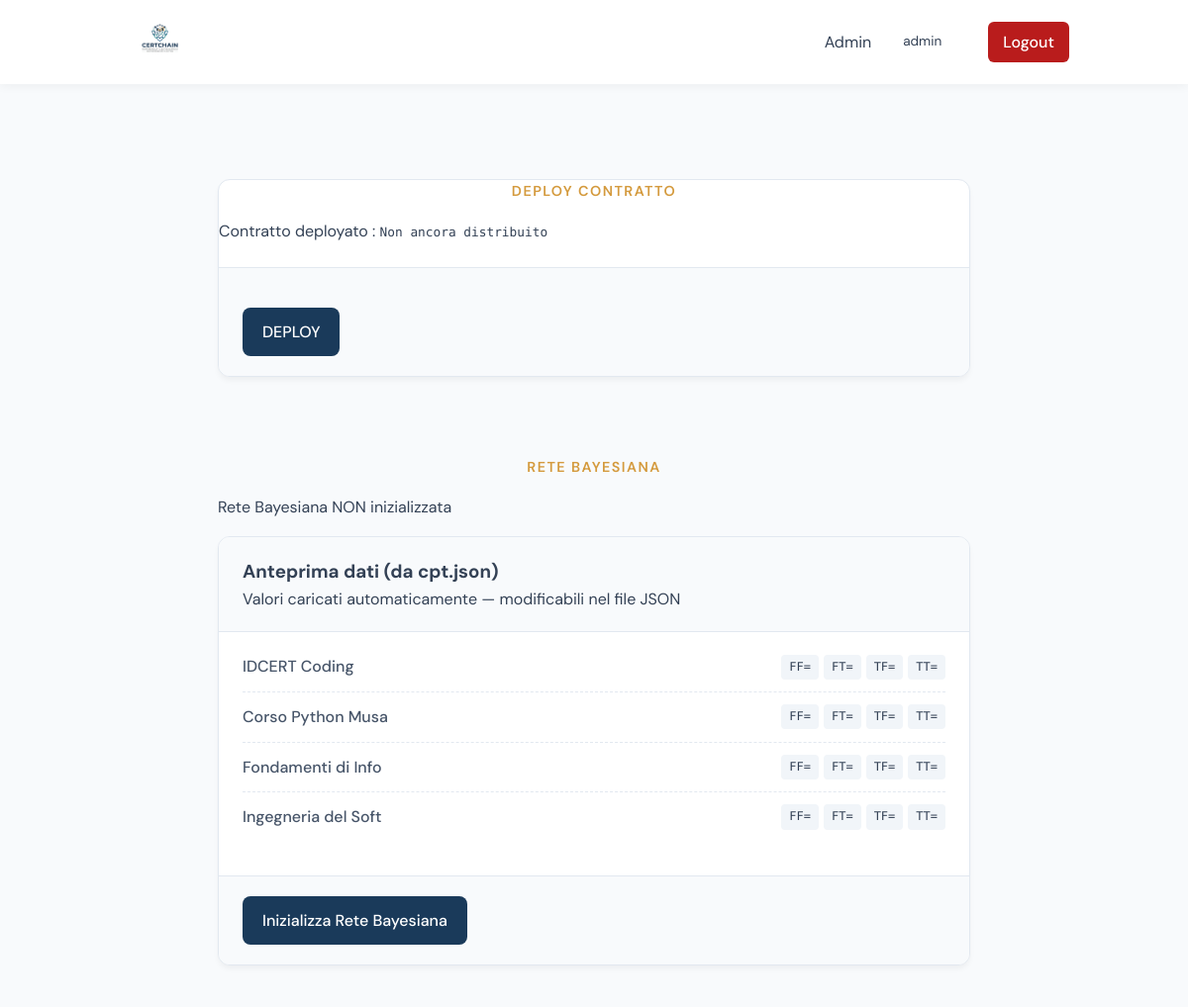
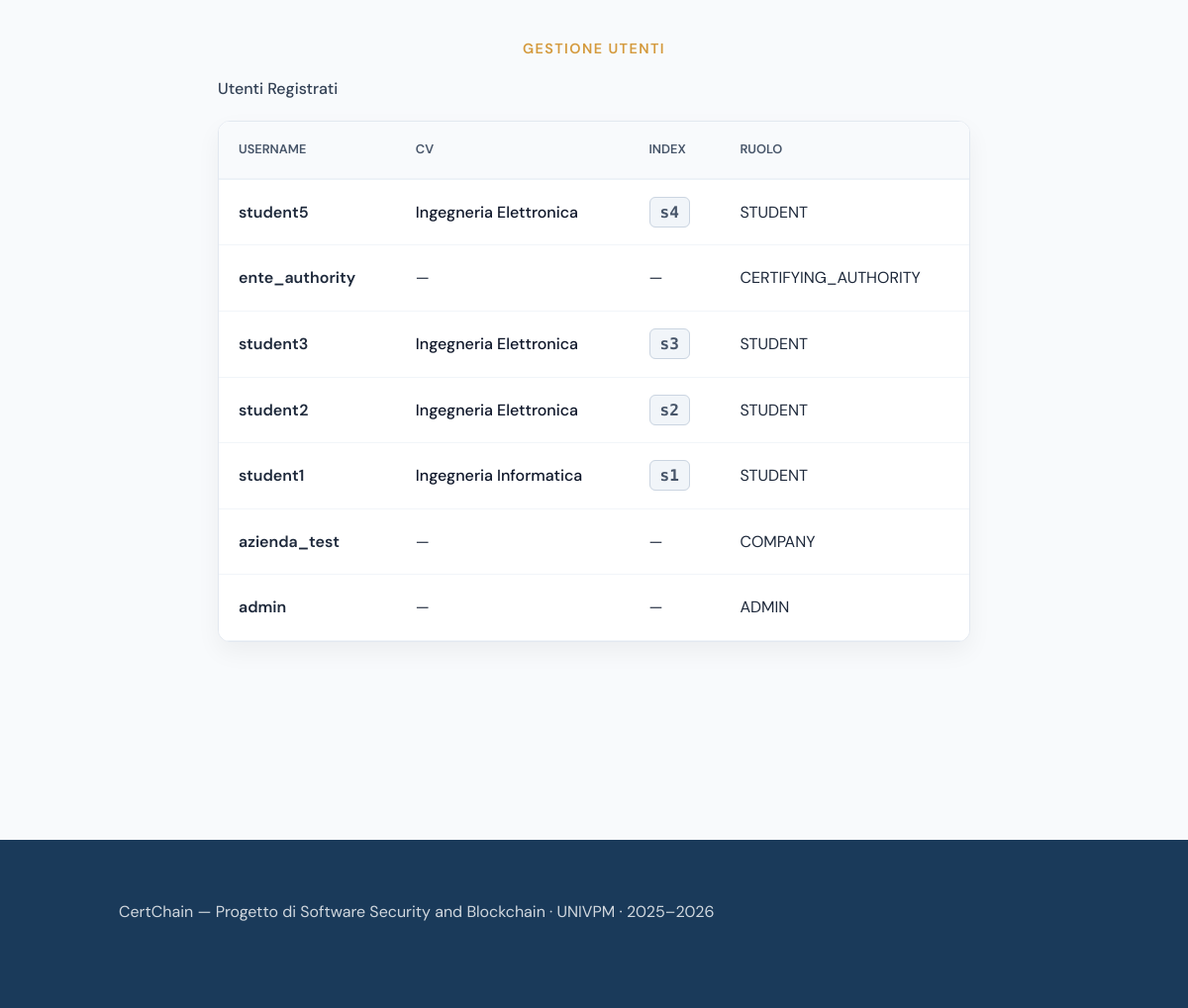
The app's page /dashboard/admin/ (signed in) with its own data (2 pictures, top to bottom).
### certchain/models.py (models this page shows, shortened)
class CustomUser(AbstractBaseUser, PermissionsMixin):
    class Role(models.TextChoices):
        ADMIN                = 'ADMIN',                'Amministratore'
        CERTIFYING_AUTHORITY = 'CERTIFYING_AUTHORITY', 'Ente Certificatore'
        STUDENT              = 'STUDENT',              'Studente'
        COMPANY              = 'COMPANY',              'Azienda' # <--- Aggiunta Azienda
    username   = models.CharField(max_length=150, unique=True)
    email      = models.EmailField(unique=True)
    role       = models.CharField(
        max_length=30,
        choices=Role.choices,
        editable=False,
    )
    student_index = models.PositiveIntegerField(null=True, blank=True, help_text="Indice per i file JSON (es. 1 per s1)")
    wallet_address = models.CharField(max_length=42, unique=True, null=True, blank=True, help_text="Indirizzo del wallet Ethereum/MetaMask")
    is_active  = models.BooleanField(default=True)
    is_staff   = models.BooleanField(default=False)
    date_joined = models.DateTimeField(default=timezone.now)
    USERNAME_FIELD  = 'username'
    REQUIRED_FIELDS = ['email']
    objects = CustomUserManager()
    def is_admin(self):
        return self.role == self.Role.ADMIN

### certchain/views.py (the view, shortened to what this page needs)
# urls.py: path('dashboard/admin/',      views.dashboard_admin,    name='dashboard_admin'),
@login_required
def dashboard_admin(request):
    if not request.user.is_admin():
        return redirect('home')
    cpt_path = os.path.join(settings.BASE_DIR, 'data', 'json', 'cpt.json')
    cpt_data = {}
    if os.path.exists(cpt_path):
        try:
            with open(cpt_path, 'r') as f:
                cpt_data = json.load(f)
        except Exception as e:
            print(f"Errore lettura cpt.json: {e}")
    addr_path = os.path.join(settings.BASE_DIR, 'blockchain', 'contract_address.json')
    contract_address = "Non ancora distribuito"
    is_initialized = False
    all_users = CustomUser.objects.all().order_by('-date_joined')
    for u in all_users:
        u.cv_display = "—" # Valore di default
        if u.role == 'STUDENT' and u.student_index:
            cv_file_path = os.path.join(settings.BASE_DIR, 'data', 'json', f'cv_inserito_s{u.student_index}.json')
            if os.path.exists(cv_file_path):
                try:
                    with open(cv_file_path, 'r') as f:
                        cv_json = json.load(f)
                        valore_cv = cv_json.get('CV')
                        if valore_cv == 1:
                            u.cv_display = "Ingegneria Informatica"
                        elif valore_cv == 2:
                            u.cv_display = "Ingegneria Elettronica"
                        else:
                            u.cv_display = f"CV ID: {valore_cv}"
                except Exception as e:
                    print(f"Errore lettura JSON per {u.username}: {e}")
    return render(request, 'certchain/dashboard_admin.html', {
        'user': request.user,
        'token': request.session.get('access_token', ''),
        'cpt': cpt_data,
        'is_initialized': is_initialized,
        'contract_address': contract_address,
        'users_list': all_users, # Ora gli oggetti u hanno l'attributo u.cv_display
    })

### certchain/templates/certchain/dashboard_admin.html (shortened to what this page needs)
{% load static %}
<!DOCTYPE html>
<html lang="it">
<head>
  <link rel="stylesheet" href="{% static 'certchain/css/style.css' %}">
</head>
<body>
  <nav class="navbar">
    <div class="nav-logo">
      <img src="{% static 'certchain/img/logo.png' %}" alt="CertChain" class="nav-logo-img"/>
    </div>
    <div class="nav-links">
      <span class="role-badge">Admin</span>
      <span style="font-size:0.85rem; color:var(--text-secondary);">{{ user.username }}</span>
      <a href="{% url 'logout' %}" class="btn-nav danger" style="background: #b91c1c; margin-left:15px; text-decoration: none; color: white; padding: 8px 15px; border-radius: 6px;">Logout</a>
    </div>
  </nav>
    <main class="main-content single" style="margin-left: 0; max-width: 1000px; margin: 0 auto; padding: 40px 10%;">
    <section class="section" style="padding: 40px 0;">
      <div class="form-card">
         <div class="section-label">Deploy Contratto</div>
        {% if contract_address %}
            <div class="alert-success">
            Contratto deployato :
            <code style="font-family:var(--font-mono); font-size:0.8rem;">
                {{ contract_address }}
            </code>
            </div>
        {% else %}
            <div class="alert-warning">Contratto non ancora deployato</div>
        {% endif %}
        <div class="form-actions" style="margin-top:1.5rem;">
        <form method="post" action="/deploy/" style="margin-top:20px;">
          <button  type="submit" class="btn-primary">
            DEPLOY
          </button>
        </form>
      </div>
      </div>
    </section>
      <section class="section" style="padding: 40px 0;">
        <div class="section-label">Rete Bayesiana</div>
        {% if is_initialized %}
          <div class="alert-success">Rete Bayesiana inizializzata</div>
        {% else %}
          <div class="alert-warning">Rete Bayesiana NON inizializzata</div>
        {% endif %}
        <div class="form-card">
          <div class="form-card-header">
            <div>
              <h3>Anteprima dati (da cpt.json)</h3>
              <p>Valori caricati automaticamente — modificabili nel file JSON</p>
            </div>
          </div>
          <div class="cpt-preview">
            <div class="cpt-row">
              <span class="cpt-name">IDCERT Coding</span>
              <span class="cpt-label ff">FF={{ cpt.IDCERT.FF }}</span>
              <span class="cpt-label ft">FT={{ cpt.IDCERT.FT }}</span>
              <span class="cpt-label tf">TF={{ cpt.IDCERT.TF }}</span>
              <span class="cpt-label tt">TT={{ cpt.IDCERT.TT }}</span>
            </div>
            <div class="cpt-row">
              <span class="cpt-name">Corso Python Musa</span>
              <span class="cpt-label ff">FF={{ cpt.CorsoPy.FF }}</span>
              <span class="cpt-label ft">FT={{ cpt.CorsoPy.FT }}</span>
              <span class="cpt-label tf">TF={{ cpt.CorsoPy.TF }}</span>
              <span class="cpt-label tt">TT={{ cpt.CorsoPy.TT }}</span>
            </div>
            <div class="cpt-row">
              <span class="cpt-name">Fondamenti di Info</span>
              <span class="cpt-label ff">FF={{ cpt.FondInfo.FF }}</span>
              <span class="cpt-label ft">FT={{ cpt.FondInfo.FT }}</span>
              <span class="cpt-label tf">TF={{ cpt.FondInfo.TF }}</span>
              <span class="cpt-label tt">TT={{ cpt.FondInfo.TT }}</span>
            </div>
            <div class="cpt-row">
              <span class="cpt-name">Ingegneria del Soft</span>
              <span class="cpt-label ff">FF={{ cpt.IngSoft.FF }}</span>
              <span class="cpt-label ft">FT={{ cpt.IngSoft.FT }}</span>
              <span class="cpt-label tf">TF={{ cpt.IngSoft.TF }}</span>
              <span class="cpt-label tt">TT={{ cpt.IngSoft.TT }}</span>
            </div>
          </div>
          <div class="form-actions" style="margin-top:1.5rem;">
            <form method="post" action="{% url 'init_bn' %}" onsubmit="alert('Invio richiesta inizializzazione...')">
              <button type="submit" class="btn-primary">Inizializza Rete Bayesiana</button>
            </form>
          </div>
        </div>
      </section>
      <section class="section" style="padding: 40px 0;">
        <div class="section-label">Gestione Utenti</div>
        <h3 style="font-size:1rem; font-weight:500; margin-bottom:1rem;">   Utenti Registrati</h3>
<div class="table-container">
    <table class="admin-table">
        <thead>
            <tr>
                <th>Username</th>
                <th>CV</th>
                <th>Index</th>
                <th>Ruolo</th>
            </tr>
        </thead>
        <tbody>
            {% for u in users_list %}
            <tr>
                <td style="font-weight: 600;">{{ u.username }}</td>
                <td>
                    {% if u.student_index %}
                        <span class="cv-text">{{ u.cv_display }}</span>
                    {% else %}
                        <span class="empty-state">—</span>
                    {% endif %}
                </td>
                <td>
                    {% if u.student_index %}
                        <span class="index-chip">s{{ u.student_index }}</span>
                    {% else %}
                        <span class="empty-state">—</span>
                    {% endif %}
                </td>
                <td>
                    <span class="role-badge role-{{ u.role|lower }}">
                        {{ u.role }}
                    </span>
                </td>
            </tr>
            {% empty %}
            <tr>
                <td colspan="5" style="text-align:center; padding:3rem; color:#94a3b8;">
                    Nessun utente nel sistema.
                </td>
            </tr>
            {% endfor %}
        </tbody>
    </table>
</div>
      </section>
    </main>
  <footer class="footer footer--full">
    <div class="footer-content">
      <div class="footer-desc">
        <p>CertChain — Progetto di Software Security and Blockchain · UNIVPM · 2025–2026</p>
      </div>
    </div>
  </footer>
</body>
</html>

### certchain/static/certchain/css/style.css (style rules this page uses)
:root { --primary-blue: #1a3a5a; --accent-gold: #d49a3d; --accent-teal: #2a7a82; --bg-light: #f8fafc; --white: #ffffff; --text-main: #334155; --text-muted: #64748b; --font-sans: 'DM Sans', sans-serif; --font-mono: 'DM Mono', monospace; --transition: all 0.3s ease; }
* { margin: 0; padding: 0; box-sizing: border-box; }
body { font-family: var(--font-sans); background-color: var(--bg-light); color: var(--text-main); line-height: 1.6; overflow-x: hidden; }
.navbar { display: flex; justify-content: space-between; align-items: center; padding: 1rem 10%; background: var(--white); box-shadow: 0 2px 10px rgba(0,0,0,0.05); position: sticky; top: 0; z-index: 1000; }
.nav-logo-img { height: 45px; width: auto; }
.nav-links { display: flex; align-items: center; gap: 2rem; }
.nav-links a { text-decoration: none; color: var(--text-main); font-weight: 500; transition: var(--transition); }
.btn-nav { background: var(--primary-blue); color: white; border: none; padding: 0.6rem 1.2rem; border-radius: 6px; cursor: pointer; font-family: var(--font-sans); font-weight: 500; transition: var(--transition); }
.section { padding: 100px 10%; }
.section-label { text-transform: uppercase; letter-spacing: 0.1em; color: var(--accent-gold); font-weight: 600; font-size: 0.9rem; margin-bottom: 1rem; display: block; text-align: center; }
.footer { background: var(--primary-blue); color: rgba(255,255,255,0.8); padding: 60px 10%; margin-top: 100px; }
.footer-content { max-width: 900px; }
.footer-desc p { margin-bottom: 1.5rem; }
.btn-primary { background: var(--primary-blue); color: white; border: none; padding: 14px 20px; border-radius: 8px; font-size: 1rem; font-weight: 500; cursor: pointer; transition: var(--transition); font-family: var(--font-sans); }
.main-content { margin-left: 240px; padding: 40px; }
.section { width: 100%; max-width: 1100px; margin: 0 auto; }
.table-container { background: #ffffff !important; border-radius: 12px; box-shadow: 0 10px 25px rgba(0, 0, 0, 0.05); border: 1px solid #e2e8f0; margin: 20px 0; width: 100%; overflow: hidden; }
.admin-table { width: 100%; border-collapse: collapse; text-align: left; background: white; }
.admin-table thead { background-color: #f8fafc; border-bottom: 2px solid #edf2f7; }
.admin-table th { padding: 18px 20px; font-weight: 600; color: #475569; font-size: 0.8rem; text-transform: uppercase; }
.admin-table td { padding: 20px; border-bottom: 1px solid #f1f5f9; color: #1e293b; vertical-align: middle; }
.index-chip { font-family: 'DM Mono', monospace; background: #f1f5f9; color: #475569; padding: 5px 10px; border-radius: 6px; font-weight: 600; border: 1px solid #cbd5e1; }
.cv-text { font-weight: 500; color: #0f172a; }
.form-card { background: white !important; border-radius: 12px; border: 1px solid #e2e8f0; box-shadow: 0 4px 6px -1px rgba(0, 0, 0, 0.05); margin-top: 1rem; overflow: hidden; }
.form-card-header { display: flex; align-items: center; gap: 15px; padding: 20px 24px; background-color: #f8fafc; border-bottom: 1px solid #e2e8f0; }
.cpt-preview { padding: 10px 24px; }
.cpt-row { display: flex; align-items: center; justify-content: space-between; padding: 12px 0; border-bottom: 1px dashed #e2e8f0; }
.cpt-row:last-child { border-bottom: none; }
.cpt-name { font-weight: 500; color: #475569; flex: 1; }
.cpt-label { font-family: 'DM Mono', monospace; font-size: 0.75rem; padding: 3px 8px; border-radius: 4px; background: #f1f5f9; color: #334155; margin-left: 5px; }
.form-actions { padding: 20px 24px; background-color: #f8fafc; border-top: 1px solid #e2e8f0; }

### records on screen
CustomUser: username "admin", role "ADMIN"
CustomUser: username "student5", cv_display "Ingegneria Elettronica", student_index "4", role "STUDENT"
CustomUser: username "ente_authority", role "CERTIFYING_AUTHORITY"
CustomUser: username "student3", cv_display "Ingegneria Elettronica", student_index "3", role "STUDENT"
CustomUser: username "student2", cv_display "Ingegneria Elettronica", student_index "2", role "STUDENT"
CustomUser: username "student1", cv_display "Ingegneria Informatica", student_index "1", role "STUDENT"
CustomUser: username "azienda_test", role "COMPANY"

### other values on screen
{{ contract_address }} "Non ancora distribuito"
